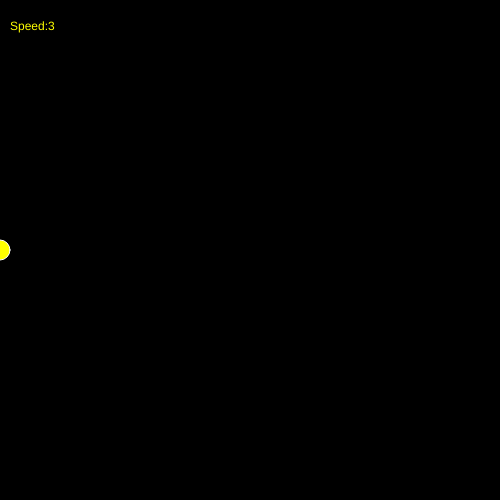
Frame 1 (no input)
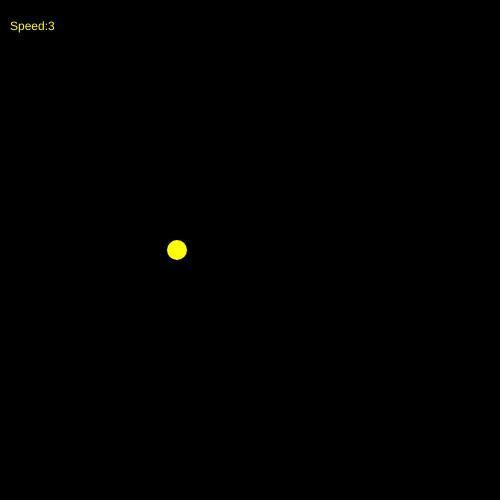
Frame 60 (no input)
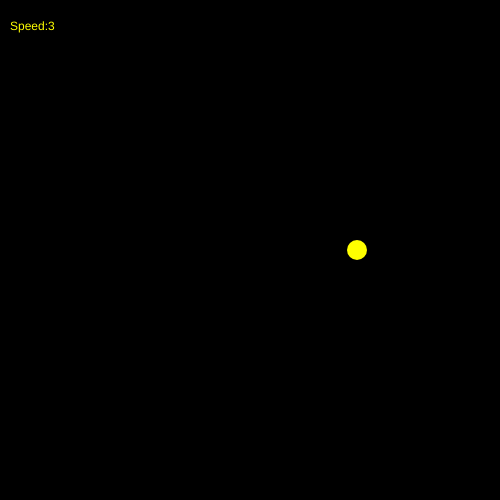
Frame 120 (the mouse pressed at the canvas centre since frame 60)

The p5.js sketch that drew these frames (run headless with seeded random() and noise() and a simulated clock; from frame 60 on, the mouse is pressed at the canvas centre):

// p5.js sketch
// ── sketch.js
/*
 * Conditionals 01 - Bouncing ball, simple conditionals
 * @author Gareth Foote
 */
 
var speed = 3; 
var positionX = 0;

function setup() {
  createCanvas(500, 500);
  stroke(255);
  background(0);
}

function draw(){
  // instead of clear() we use background to reset to black on each draw().
  background(0);
  
  // Draw an ellipse of certain colour
  fill(255, 255, 0);
  ellipse(positionX, height/2, 20);
  
  // Increase position every time draw is called.
  positionX = positionX + speed;
  
  // Add some conditions here to make the ball bounce off the right wall
  // ...

  // Task: Make the ball bounce off both walls
  // Task: Change the colour, size, speed (accelerate!) when it hits a wall
  // Task: Move up and down instead of left and right
  
  // Put a message on screen to show current speed.
  noStroke();
  text("Speed:" + speed, 10, 30);
}
